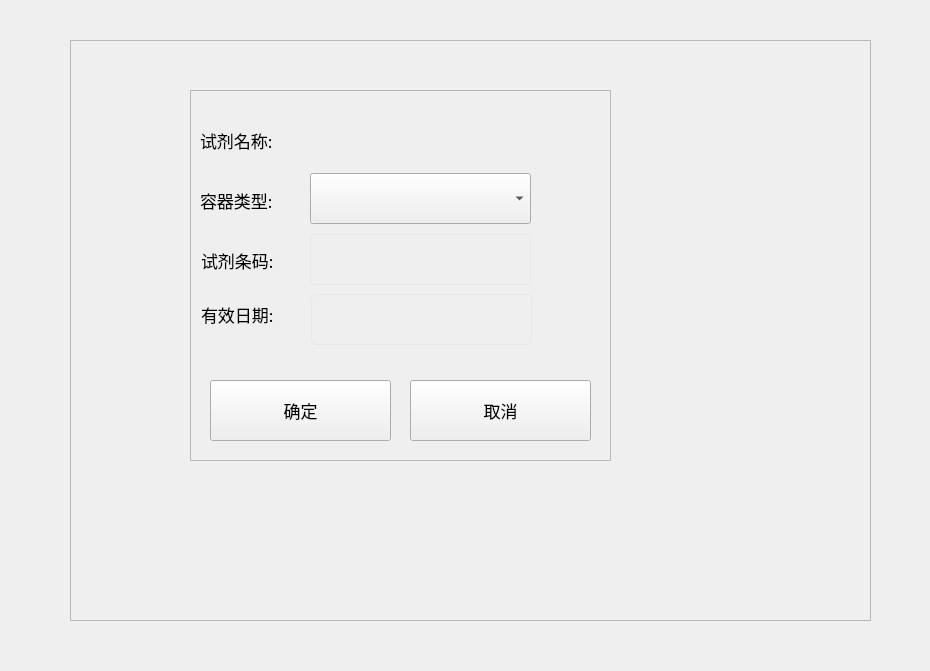
<?xml version="1.0" encoding="UTF-8"?>
<ui version="4.0">
 <class>MaskDlgReagentCode</class>
 <widget class="QDialog" name="MaskDlgReagentCode">
  <property name="geometry">
   <rect>
    <x>0</x>
    <y>0</y>
    <width>930</width>
    <height>671</height>
   </rect>
  </property>
  <property name="windowTitle">
   <string>Dialog</string>
  </property>
  <layout class="QVBoxLayout" name="verticalLayout">
   <property name="spacing">
    <number>0</number>
   </property>
   <property name="leftMargin">
    <number>0</number>
   </property>
   <property name="topMargin">
    <number>0</number>
   </property>
   <property name="rightMargin">
    <number>0</number>
   </property>
   <property name="bottomMargin">
    <number>0</number>
   </property>
   <item>
    <widget class="CusDialogMask" name="mask" native="true">
     <widget class="QFrame" name="display_frame">
      <property name="geometry">
       <rect>
        <x>70</x>
        <y>40</y>
        <width>801</width>
        <height>581</height>
       </rect>
      </property>
      <property name="frameShape">
       <enum>QFrame::StyledPanel</enum>
      </property>
      <property name="frameShadow">
       <enum>QFrame::Raised</enum>
      </property>
      <widget class="QFrame" name="view_frame">
       <property name="geometry">
        <rect>
         <x>120</x>
         <y>50</y>
         <width>421</width>
         <height>371</height>
        </rect>
       </property>
       <property name="styleSheet">
        <string notr="true">QFrame#frame{background:#FFFFFF;border-radius:11px;}
</string>
       </property>
       <property name="frameShape">
        <enum>QFrame::StyledPanel</enum>
       </property>
       <property name="frameShadow">
        <enum>QFrame::Raised</enum>
       </property>
       <widget class="QPushButton" name="btnSave">
        <property name="geometry">
         <rect>
          <x>20</x>
          <y>290</y>
          <width>181</width>
          <height>61</height>
         </rect>
        </property>
        <property name="font">
         <font>
          <family>苹方 粗体</family>
          <pointsize>13</pointsize>
          <weight>50</weight>
          <bold>false</bold>
          <stylestrategy>PreferDefault</stylestrategy>
         </font>
        </property>
        <property name="focusPolicy">
         <enum>Qt::NoFocus</enum>
        </property>
        <property name="styleSheet">
         <string notr="true"/>
        </property>
        <property name="text">
         <string>确定</string>
        </property>
        <property name="iconSize">
         <size>
          <width>37</width>
          <height>32</height>
         </size>
        </property>
        <property name="checkable">
         <bool>false</bool>
        </property>
        <property name="checked">
         <bool>false</bool>
        </property>
        <property name="autoExclusive">
         <bool>false</bool>
        </property>
       </widget>
       <widget class="QPushButton" name="btnCancel">
        <property name="geometry">
         <rect>
          <x>220</x>
          <y>290</y>
          <width>181</width>
          <height>61</height>
         </rect>
        </property>
        <property name="font">
         <font>
          <family>苹方 粗体</family>
          <pointsize>13</pointsize>
          <weight>50</weight>
          <bold>false</bold>
          <stylestrategy>PreferDefault</stylestrategy>
         </font>
        </property>
        <property name="focusPolicy">
         <enum>Qt::NoFocus</enum>
        </property>
        <property name="styleSheet">
         <string notr="true"/>
        </property>
        <property name="text">
         <string>取消</string>
        </property>
        <property name="iconSize">
         <size>
          <width>37</width>
          <height>32</height>
         </size>
        </property>
        <property name="checkable">
         <bool>false</bool>
        </property>
        <property name="checked">
         <bool>false</bool>
        </property>
        <property name="autoExclusive">
         <bool>false</bool>
        </property>
       </widget>
       <widget class="QLabel" name="label">
        <property name="geometry">
         <rect>
          <x>10</x>
          <y>40</y>
          <width>101</width>
          <height>21</height>
         </rect>
        </property>
        <property name="font">
         <font>
          <family>苹方 粗体</family>
          <pointsize>13</pointsize>
         </font>
        </property>
        <property name="text">
         <string>试剂名称:</string>
        </property>
       </widget>
       <widget class="QtMaterialFlatButton" name="btnEditBatch">
        <property name="geometry">
         <rect>
          <x>350</x>
          <y>142</y>
          <width>51</width>
          <height>51</height>
         </rect>
        </property>
        <property name="focusPolicy">
         <enum>Qt::NoFocus</enum>
        </property>
        <property name="styleSheet">
         <string notr="true"/>
        </property>
        <property name="text">
         <string/>
        </property>
        <property name="icon">
         <iconset resource="../main.qrc">
          <normaloff>:/image/edit_ico.png</normaloff>:/image/edit_ico.png</iconset>
        </property>
        <property name="iconSize">
         <size>
          <width>26</width>
          <height>26</height>
         </size>
        </property>
        <property name="flat">
         <bool>true</bool>
        </property>
       </widget>
       <widget class="QtMaterialFlatButton" name="btnCalendarSet">
        <property name="geometry">
         <rect>
          <x>350</x>
          <y>203</y>
          <width>51</width>
          <height>51</height>
         </rect>
        </property>
        <property name="focusPolicy">
         <enum>Qt::NoFocus</enum>
        </property>
        <property name="styleSheet">
         <string notr="true"/>
        </property>
        <property name="text">
         <string/>
        </property>
        <property name="icon">
         <iconset resource="../main.qrc">
          <normaloff>:/image/calendar_ico.png</normaloff>:/image/calendar_ico.png</iconset>
        </property>
        <property name="iconSize">
         <size>
          <width>26</width>
          <height>26</height>
         </size>
        </property>
        <property name="flat">
         <bool>true</bool>
        </property>
       </widget>
       <widget class="QLabel" name="label_2">
        <property name="geometry">
         <rect>
          <x>10</x>
          <y>100</y>
          <width>101</width>
          <height>21</height>
         </rect>
        </property>
        <property name="font">
         <font>
          <family>苹方 粗体</family>
          <pointsize>13</pointsize>
         </font>
        </property>
        <property name="text">
         <string>容器类型:</string>
        </property>
       </widget>
       <widget class="QComboBox" name="cbxBottleName">
        <property name="geometry">
         <rect>
          <x>120</x>
          <y>83</y>
          <width>221</width>
          <height>51</height>
         </rect>
        </property>
        <property name="font">
         <font>
          <family>苹方 粗体</family>
          <weight>50</weight>
          <italic>false</italic>
          <bold>false</bold>
         </font>
        </property>
        <property name="focusPolicy">
         <enum>Qt::ClickFocus</enum>
        </property>
        <property name="styleSheet">
         <string notr="true"/>
        </property>
       </widget>
       <widget class="QLabel" name="label_3">
        <property name="geometry">
         <rect>
          <x>11</x>
          <y>160</y>
          <width>101</width>
          <height>21</height>
         </rect>
        </property>
        <property name="font">
         <font>
          <family>苹方 粗体</family>
          <pointsize>13</pointsize>
         </font>
        </property>
        <property name="text">
         <string>试剂条码:</string>
        </property>
       </widget>
       <widget class="QLabel" name="label_4">
        <property name="geometry">
         <rect>
          <x>11</x>
          <y>214</y>
          <width>101</width>
          <height>21</height>
         </rect>
        </property>
        <property name="font">
         <font>
          <family>苹方 粗体</family>
          <pointsize>13</pointsize>
         </font>
        </property>
        <property name="text">
         <string>有效日期:</string>
        </property>
       </widget>
       <widget class="QLineEdit" name="ldtOutDate">
        <property name="geometry">
         <rect>
          <x>121</x>
          <y>204</y>
          <width>221</width>
          <height>51</height>
         </rect>
        </property>
        <property name="font">
         <font>
          <family>苹方 粗体</family>
          <pointsize>-1</pointsize>
          <weight>50</weight>
          <italic>false</italic>
          <bold>false</bold>
         </font>
        </property>
        <property name="focusPolicy">
         <enum>Qt::ClickFocus</enum>
        </property>
        <property name="styleSheet">
         <string notr="true">border:1px solid #E4E8EB;border-radius:5px;padding:2px 4px;background-color: transparent;color:#444444;
font:18px &quot;苹方 粗体&quot;;</string>
        </property>
        <property name="text">
         <string/>
        </property>
        <property name="alignment">
         <set>Qt::AlignCenter</set>
        </property>
        <property name="readOnly">
         <bool>true</bool>
        </property>
       </widget>
       <widget class="QtMaterialFlatButton" name="btnClose">
        <property name="geometry">
         <rect>
          <x>380</x>
          <y>0</y>
          <width>41</width>
          <height>41</height>
         </rect>
        </property>
        <property name="focusPolicy">
         <enum>Qt::NoFocus</enum>
        </property>
        <property name="text">
         <string/>
        </property>
        <property name="icon">
         <iconset resource="../main.qrc">
          <normaloff>:/image/close.png</normaloff>:/image/close.png</iconset>
        </property>
        <property name="iconSize">
         <size>
          <width>13</width>
          <height>13</height>
         </size>
        </property>
        <property name="flat">
         <bool>true</bool>
        </property>
       </widget>
       <widget class="QLabel" name="lblReagentName">
        <property name="geometry">
         <rect>
          <x>120</x>
          <y>40</y>
          <width>221</width>
          <height>31</height>
         </rect>
        </property>
        <property name="font">
         <font>
          <family>苹方 粗体</family>
          <pointsize>13</pointsize>
         </font>
        </property>
        <property name="text">
         <string/>
        </property>
       </widget>
       <widget class="QLineEdit" name="ldtReagentCode">
        <property name="geometry">
         <rect>
          <x>120</x>
          <y>144</y>
          <width>221</width>
          <height>51</height>
         </rect>
        </property>
        <property name="focusPolicy">
         <enum>Qt::ClickFocus</enum>
        </property>
        <property name="styleSheet">
         <string notr="true">border:1px solid #E4E8EB;border-radius:5px;padding:2px 4px;background-color: transparent;color:#444444;
font:18px &quot;苹方 粗体&quot;;</string>
        </property>
        <property name="alignment">
         <set>Qt::AlignCenter</set>
        </property>
       </widget>
      </widget>
     </widget>
    </widget>
   </item>
  </layout>
 </widget>
 <customwidgets>
  <customwidget>
   <class>QtMaterialFlatButton</class>
   <extends>QPushButton</extends>
   <header>qtmaterialflatbutton.h</header>
  </customwidget>
  <customwidget>
   <class>CusDialogMask</class>
   <extends>QWidget</extends>
   <header>cusdialogmask.h</header>
   <container>1</container>
  </customwidget>
 </customwidgets>
 <resources>
  <include location="../main.qrc"/>
 </resources>
 <connections/>
</ui>
